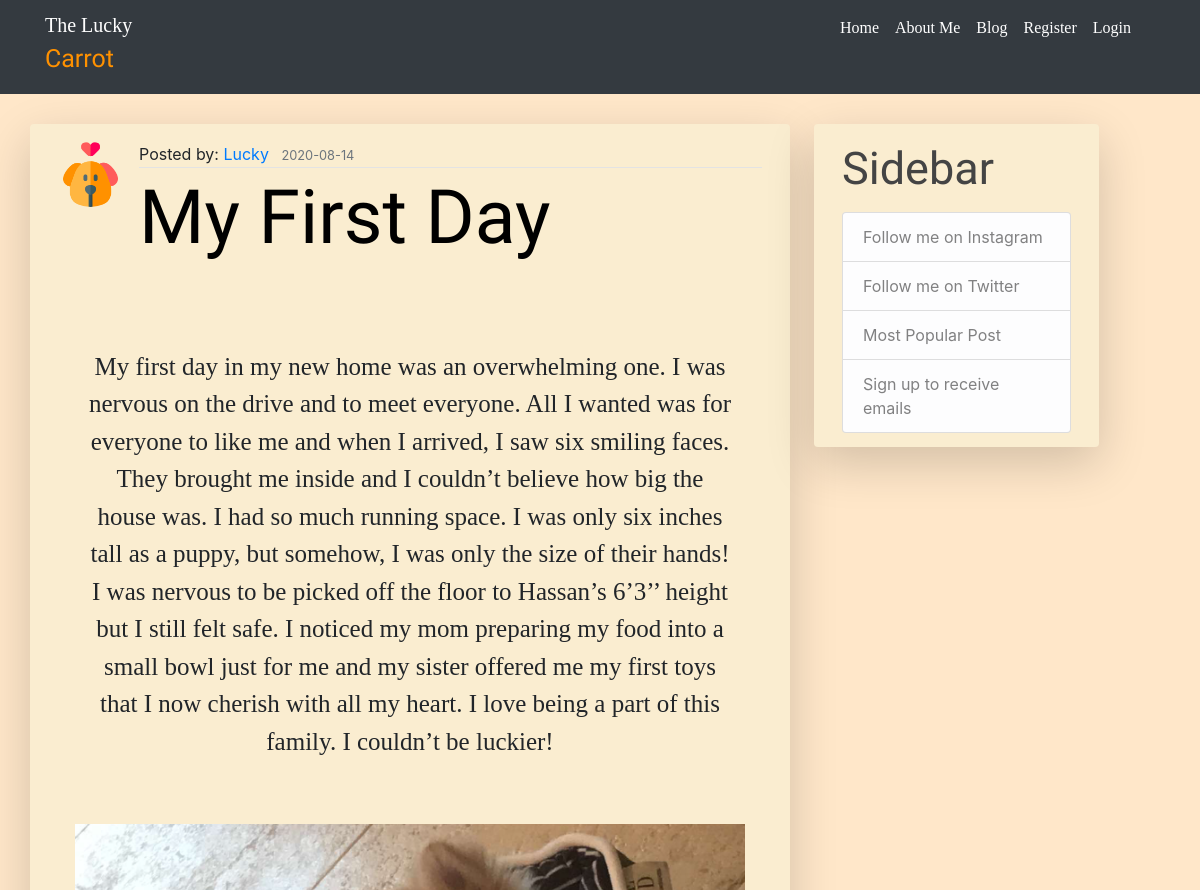
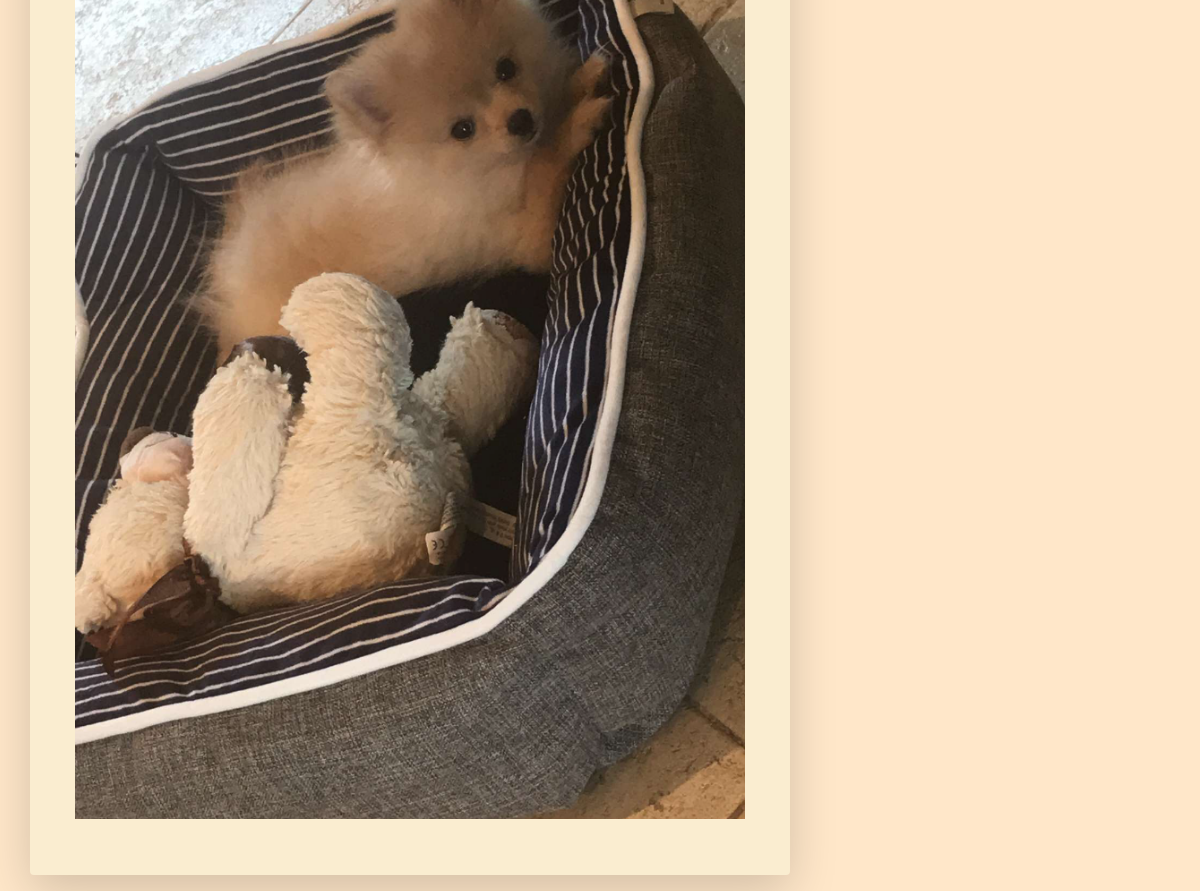
The app's page /blog/6 with its own data (2 pictures, top to bottom).
### luckycarrot/models.py (models this page shows, shortened)
class User(db.Model, UserMixin):
    id = db.Column(db.Integer, primary_key=True)
    username = db.Column(db.String(20), unique=True, nullable=False)
    email = db.Column(db.String(120), unique=True, nullable=False)
    password = db.Column(db.String(60), nullable=False)
    updates = db.Column(db.Boolean, unique=False, default=False, nullable=False)
    image_file = db.Column(db.String(20), nullable=False, default='default.png')
    admin_user = db.Column(db.Boolean, unique=False, default=False, nullable=False)
    posts = db.relationship('Post', backref='author', lazy=True)

class Post(db.Model):
    id = db.Column(db.Integer, primary_key=True)
    title = db.Column(db.String(100), nullable=False)
    date_posted = db.Column(db.DateTime, nullable=False,
                            default=datetime.utcnow)
    content = db.Column(db.Text, nullable=False)
    image_file = db.Column(db.String(20), nullable=False)
    user_id = db.Column(db.Integer, db.ForeignKey(
        'user.id'), nullable=False)

### luckycarrot/posts/routes.py (the view)
@posts.route('/blog/<int:post_id>')
def post(post_id):
    post = Post.query.get_or_404(post_id)
    return render_template('post.html', post=post)

### luckycarrot/templates/post.html (shortened to what this page needs)
{% extends 'main.html' %}
{% block links %}
<link rel="stylesheet" href="../static/css/blog.css" type="text/css">
{% endblock %}
{% block content %}
    <div class='container-xl'>
        <div class="row">
            <div class="col-8 shadow-lg p-2 mb-3 rounded borderBody">
                <article class='media content-section'>
                    <img class="rounded-circle article-img" src="{{ url_for('static', filename='profile_pictures/' + post.author.image_file)}}">
                    <div class='media-body'>
                        <div class="article-metadata">
                            <span>Posted by: <a class="mr-2" href="{{ url_for('main.about') }}">{{ post.author.username }}</a></span>
                            <small class='text-muted'>{{ post.date_posted.strftime('%Y-%m-%d') }}</small>
                        </div>
                        <h2 class="article-title post-header">{{ post.title }}</h2>
                    </div>
                </article>
                <p class="article-content post-content p-5">{{ post.content }}</p>
                <img class="img-fluid mx-auto d-block post-image pb-5" src="{{ url_for('static', filename='post_pictures/' + post.image_file) }}">
            </div>
            <div class="col-3 shadow-lg p-2 mb-3 ml-4 rounded borderBody" style="height:323px;">
                <div class="content-section">
                  <h3 class="article-title">Sidebar</h3>
                    <ul class="list-group">
                      <a href="https://www.instagram.com/luckyluluthepom/" class="list-group-item list-group-item-light sideBar">Follow me on Instagram</a>
                      <a href="#" class="list-group-item list-group-item-light sideBar">Follow me on Twitter</a>
                      <a href="#" class="list-group-item list-group-item-light sideBar">Most Popular Post</a>
                      <a href="{{ url_for('users.account') }}" class="list-group-item list-group-item-light sideBar">Sign up to receive emails</a>
                    </ul>
                </div>
              </div>
        </div>
    </div>
{% endblock %}

### luckycarrot/static/css/main.css (style rules this page uses)
body { background: #ffe7c9 !important; font-family: 'Bitter', serif; }
a { text-decoration: none !important; }
.borderBody { margin-top: 30px; background: #faedd0; }
.content-section { padding: 10px 20px; border-radius: 3px; margin-bottom: 20px; }

### luckycarrot/static/css/blog.css (style rules this page uses)
.article-title { color: #444444; font-family: 'Dancing Script', cursive; font-size: 45px; }
.article-content { font-size: 18px; font-family: 'Bitter', serif; }
.article-img { height: 65px; width: 65px; margin-right: 16px; }
.article-metadata { padding-bottom: 1px; margin-bottom: 4px; border-bottom: 1px solid #e3e3e3 }
.post-header { font-family: 'Dancing script', cursive; font-size: 75px; position: relative; color: black; }
.post-content { text-align: center; font-family: 'Bitter', serif; font-size: 25px; }
.post-image { width: 90%; }

### records on screen
User: image_file (placeholder picture), author.username "Lucky"
Post: date_posted "2020-08-14", title "My First Day", content "My first day in my new home was an overwhelming one. I was nervous on the drive and to meet everyone. All I wanted was for everyone to like me and when I arrived, I saw six smiling faces. They brought me inside and I couldn’t believe how big the house was. I had so much running space. I was only six inches tall as a puppy, but somehow, I was only the size of their hands! I was nervous to be picked off the floor to Hassan’s 6’3’’ height but I still felt safe. I noticed my mom preparing my food into a small bowl just for me and my sister offered me my first toys that I now cherish with all my heart. I love being a part of this family. I couldn’t be luckier!", image_file (picture)
